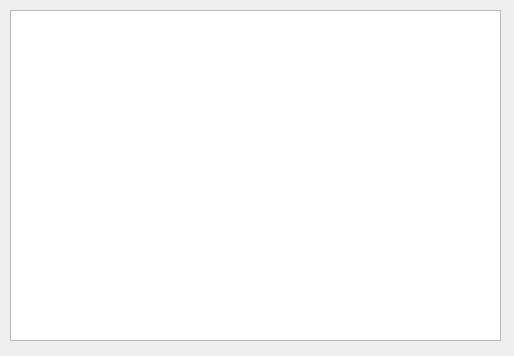
<?xml version="1.0" encoding="UTF-8"?>
<ui version="4.0">
 <class>MainWindow</class>
 <widget class="QMainWindow" name="MainWindow">
  <property name="geometry">
   <rect>
    <x>0</x>
    <y>0</y>
    <width>514</width>
    <height>356</height>
   </rect>
  </property>
  <property name="windowTitle">
   <string>Сервер</string>
  </property>
  <property name="styleSheet">
   <string notr="true"/>
  </property>
  <widget class="QWidget" name="centralWidget">
   <widget class="QTextBrowser" name="textBrowser_receivedMessages">
    <property name="geometry">
     <rect>
      <x>10</x>
      <y>10</y>
      <width>491</width>
      <height>331</height>
     </rect>
    </property>
    <property name="font">
     <font>
      <pointsize>14</pointsize>
     </font>
    </property>
    <property name="styleSheet">
     <string notr="true"/>
    </property>
   </widget>
  </widget>
 </widget>
 <layoutdefault spacing="6" margin="11"/>
 <resources/>
 <connections/>
</ui>
